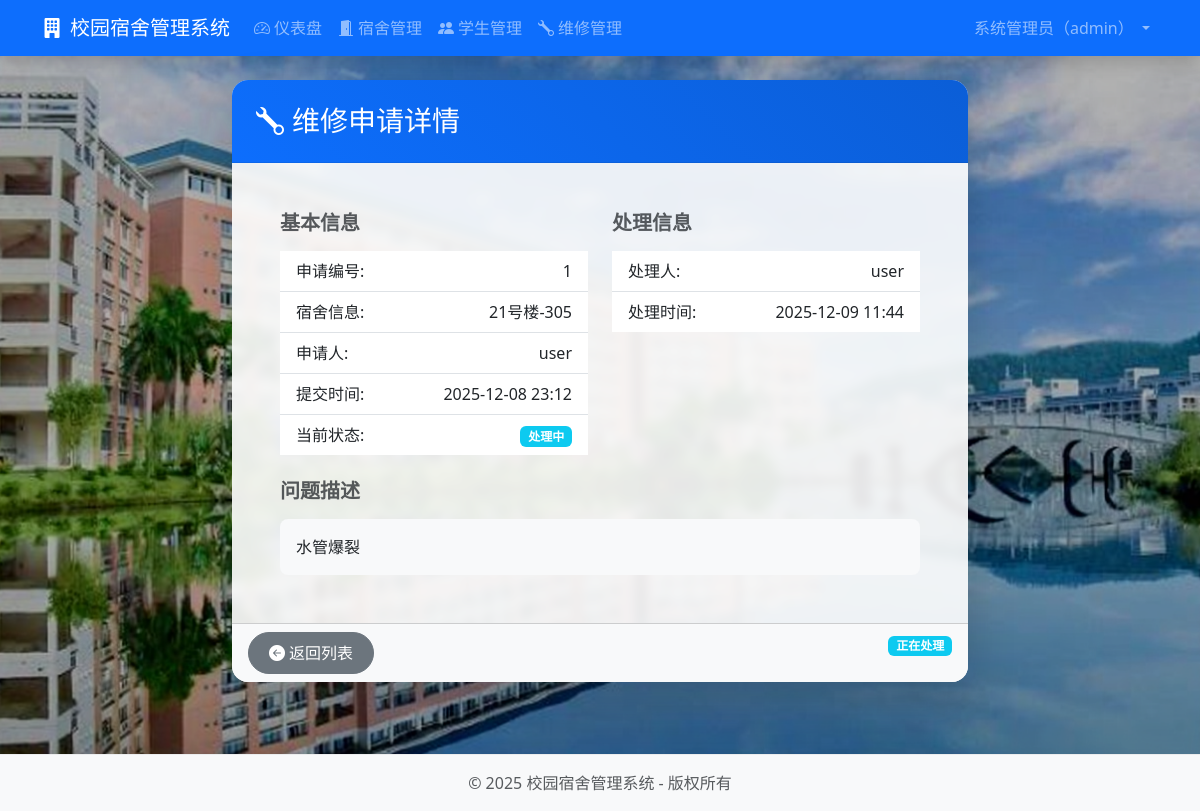
Screenshot of /admin/repair/1 (signed in) with the database file from the repository.
### app.py (models this page shows)
class Repair(db.Model):
    id = db.Column(db.Integer, primary_key=True)
    dormitory_id = db.Column(db.Integer, db.ForeignKey('dormitory.id'), nullable=False)
    user_id = db.Column(db.Integer, db.ForeignKey('user.id'), nullable=False)  # 申请人
    description = db.Column(db.Text, nullable=False)  # 问题描述
    status = db.Column(db.String(20), nullable=False, default='待处理')  # 状态
    create_time = db.Column(db.DateTime, default=datetime.now)  # 申请时间
    handle_time = db.Column(db.DateTime, nullable=True)  # 处理时间
    handler_id = db.Column(db.Integer, db.ForeignKey('staff.id'), nullable=True)  # 处理人
    image_url = db.Column(db.String(200), nullable=True)  # 图片路径
    dormitory = db.relationship('Dormitory', backref='repairs', lazy=True)
    user = db.relationship('User', foreign_keys=[user_id], backref='repairs')

class Dormitory(db.Model):
    id = db.Column(db.Integer, primary_key=True)
    building = db.Column(db.String(20), nullable=False)  # 楼栋（如1号楼）
    number = db.Column(db.String(20), nullable=False)  # 宿舍号（如101）
    type = db.Column(db.String(20), nullable=False)  # 类型（4人间/6人间）
    capacity = db.Column(db.Integer, nullable=False)  # 容量
    status = db.Column(db.String(20), nullable=False, default='良好')  # 状态
    students = db.relationship('Student', backref='dormitory', lazy=True)

class User(db.Model):
    id = db.Column(db.Integer, primary_key=True)
    username = db.Column(db.String(50), unique=True, nullable=False)
    password = db.Column(db.String(200), nullable=False)  # 加密存储
    role = db.Column(db.String(20), nullable=False)  # admin/student/staff
    name = db.Column(db.String(50), nullable=False)  # 真实姓名
    email = db.Column(db.String(100), unique=True, nullable=True)  # 邮箱字段，用于密码找回
    reset_token = db.Column(db.String(50), nullable=True)  # 重置密码令牌

### app.py (the view)
@app.route('/admin/repair/<int:repair_id>')
@login_required
@role_required('admin')
def admin_repair_detail(repair_id):
    repair = Repair.query.join(User).join(Dormitory).filter(Repair.id == repair_id).first_or_404()
    return render_template('admin/repair_detail.html', repair=repair)

### app.py (called while the page is built)
def login_required(f):
    @wraps(f)
    def decorated_function(*args, **kwargs):
        if 'user_id' not in session:
            flash('请先登录！', 'danger')
            return redirect(url_for('login'))
        return f(*args, **kwargs)
    return decorated_function

def role_required(role):
    def decorator(f):
        @wraps(f)
        def decorated_function(*args, **kwargs):
            if 'user_id' not in session:
                flash('请先登录！', 'danger')
                return redirect(url_for('login'))
            if session.get('role') != role:
                flash('权限不足！', 'danger')
                return redirect(url_for('index'))
            return f(*args, **kwargs)
        return decorated_function
    return decorator

### templates/admin/repair_detail.html (shortened to what this page needs)
{% extends "base.html" %}
{% block content %}
<div class="row justify-content-center">
    <div class="col-md-8">
        <div class="card shadow-lg rounded-4 overflow-hidden">
            <div class="card-header bg-primary text-white py-4">
                <h3 class="mb-0">
                    <i class="bi bi-wrench me-2"></i>维修申请详情
                </h3>
            </div>
            <div class="card-body p-5">
                <div class="row">
                    <div class="col-md-6">
                        <h5 class="fw-bold text-muted mb-3">基本信息</h5>
                        <ul class="list-group list-group-flush">
                            <li class="list-group-item d-flex justify-content-between">
                                <span class="fw-medium">申请编号:</span>
                                <span>{{ repair.id }}</span>
                            </li>
                            <li class="list-group-item d-flex justify-content-between">
                                <span class="fw-medium">宿舍信息:</span>
                                <span>{{ repair.dormitory.building }}-{{ repair.dormitory.number }}</span>
                            </li>
                            <li class="list-group-item d-flex justify-content-between">
                                <span class="fw-medium">申请人:</span>
                                <span>{{ repair.user.name }}</span>
                            </li>
                            <li class="list-group-item d-flex justify-content-between">
                                <span class="fw-medium">提交时间:</span>
                                <span>{{ repair.create_time.strftime('%Y-%m-%d %H:%M') }}</span>
                            </li>
                            <li class="list-group-item d-flex justify-content-between">
                                <span class="fw-medium">当前状态:</span>
                                <span>
                                    {% if repair.status == '待处理' %}
                                        <span class="badge bg-warning">待处理</span>
                                    {% elif repair.status == '处理中' %}
                                        <span class="badge bg-info">处理中</span>
                                    {% elif repair.status == '已完成' %}
                                        <span class="badge bg-success">已完成</span>
                                    {% else %}
                                        <span class="badge bg-secondary">{{ repair.status }}</span>
                                    {% endif %}
                                </span>
                            </li>
                        </ul>
                    </div>
                    <div class="col-md-6">
                        <h5 class="fw-bold text-muted mb-3">处理信息</h5>
                        <ul class="list-group list-group-flush">
                            <li class="list-group-item d-flex justify-content-between">
                                <span class="fw-medium">处理人:</span>
                                <span>
                                    {% if repair.handler_id %}
                                        {{ repair.user.name }}
                                    {% else %}
                                        <span class="text-muted">未分配</span>
                                    {% endif %}
                                </span>
                            </li>
                            <li class="list-group-item d-flex justify-content-between">
                                <span class="fw-medium">处理时间:</span>
                                <span>
                                    {% if repair.handle_time %}
                                        {{ repair.handle_time.strftime('%Y-%m-%d %H:%M') }}
                                    {% else %}
                                        <span class="text-muted">未处理</span>
                                    {% endif %}
                                </span>
                            </li>
                        </ul>
                    </div>
                    <div class="col-12 mt-4">
                        <h5 class="fw-bold text-muted mb-3">问题描述</h5>
                        <div class="bg-light p-3 rounded-3">
                            <pre class="mb-0">{{ repair.description }}</pre>
                        </div>
                    </div>
                </div>
            </div>
            <div class="card-footer bg-light">
                <div class="d-flex justify-content-between">
                    <a href="{{ url_for('admin_repairs') }}" class="btn btn-secondary rounded-pill">
                        <i class="bi bi-arrow-left-circle-fill me-1"></i>返回列表
                    </a>
                    <div>
                        {% if repair.status == '待处理' %}
                            <span class="badge bg-warning">等待处理</span>
                        {% elif repair.status == '处理中' %}
                            <span class="badge bg-info">正在处理</span>
                        {% elif repair.status == '已完成' %}
                            <span class="badge bg-success">处理完成</span>
                        {% endif %}
                    </div>
                </div>
            </div>
        </div>
    </div>
</div>
{% endblock %}

### static/css/custom.css (style rules this page uses)
body { font-family: 'Segoe UI', Tahoma, Geneva, Verdana, sans-serif; background-color: #f8f9fa; }
.site-background { position: relative; z-index: 1; background-color: transparent !important; }
.card { background-color: rgba(255, 255, 255, 0.9); backdrop-filter: blur(5px); border: none; border-radius: 1rem; box-shadow: 0 0.5rem 1rem rgba(0, 0, 0, 0.1); transition: all 0.3s ease; margin-bottom: 1.5rem; }
.card-header { background-color: transparent; border-bottom: 1px solid rgba(0, 0, 0, 0.05); font-weight: 600; padding: 1.25rem 1.5rem; }
.card-body { padding: 1.5rem; }
.btn { border-radius: 0.5rem; transition: all 0.2s ease; font-weight: 500; padding: 0.5rem 1.25rem; }

### templates/admin/repair_detail.html (style rules this page uses)
.card-header { background: linear-gradient(45deg, #0d6efd, #0b5ed7) !important; }
pre { white-space: pre-wrap; word-wrap: break-word; background-color: transparent; border: none; padding: 0; margin: 0; font-family: inherit; font-size: inherit; }

### rows the page displays
Repair: id "1", create_time "2025-12-08 23:12", handle_time "2025-12-09 11:44", description "水管爆裂"
Dormitory: dormitory.building "21号楼", dormitory.number "305"
User: user.name "user"

### other values shown
{{ session.name }} "系统管理员"
{{ session.role }} "admin"
